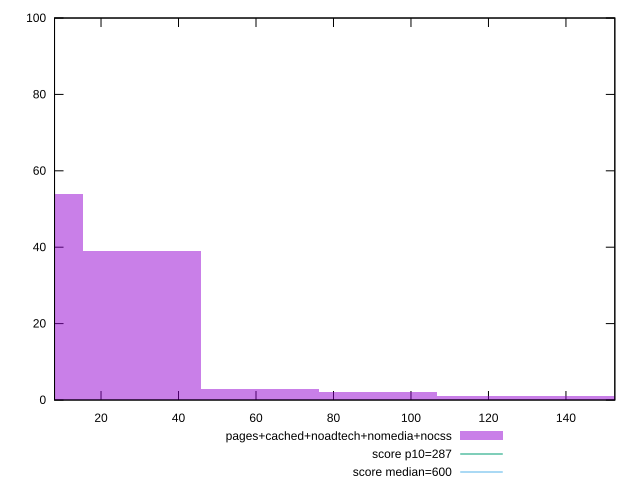

Here is the gnuplot script that generated this plot:
reset

$pagesCachedNoadtechNomediaNocss <<EOF
60.95730754555102 3
30.47865377277551 39
152.39326886387755 1
0 54
91.43596131832652 2
121.91461509110204 1
EOF

set key outside below
set boxwidth 30.47865377277551
set xrange [8:152.6139999999997]
set yrange [0:100]
set trange [0:100]
set style fill transparent solid 0.5 noborder

set parametric
set terminal svg size 640, 490 enhanced background rgb 'white'
set output "report_00019_2021-02-10T18-14-37.922Z//total-blocking-time/comparison/histogram/4_vs_5.svg"

plot $pagesCachedNoadtechNomediaNocss title "pages+cached+noadtech+nomedia+nocss" with boxes, \
     287,t title "score p10=287", \
     600,t title "score median=600"

reset
